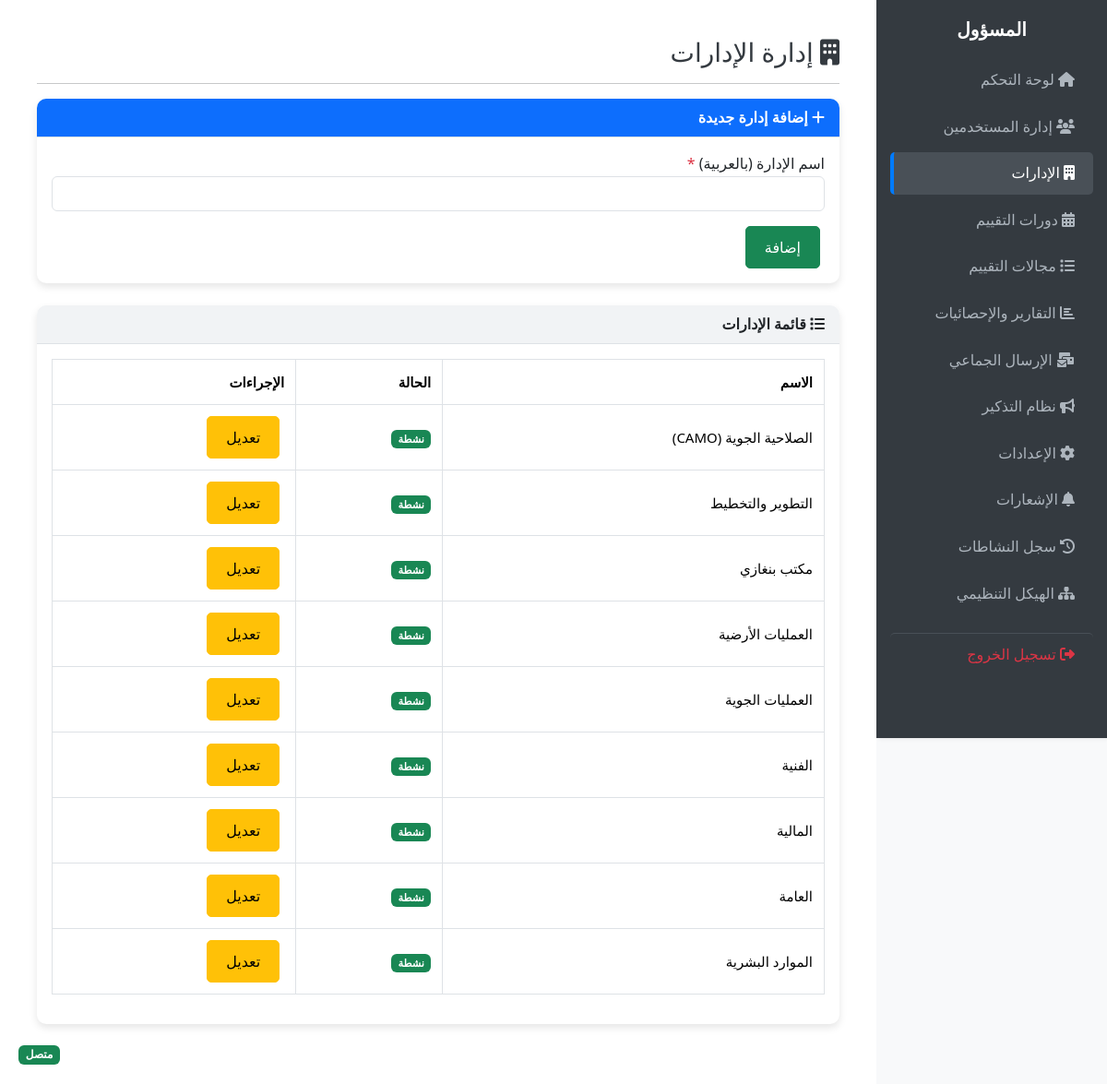
Page /public/admin/departments.php (signed in) on the committed database.
### tables this page shows
CREATE TABLE `departments` (
  `id` int(10) UNSIGNED NOT NULL,
  `name_ar` varchar(150) NOT NULL COMMENT 'اسم الإدارة بالعربية',
  `name_en` varchar(150) DEFAULT NULL COMMENT 'اسم الإدارة بالإنجليزية',
  `status` enum('active','inactive') NOT NULL DEFAULT 'active' COMMENT 'الحالة',
  `created_at` timestamp NOT NULL DEFAULT current_timestamp()
);

### public/admin/departments.php (the view, shortened to what this page needs)
<?php
require_once '../../app/core/db.php';
$dept_to_edit = null;
$departments = $pdo->query("SELECT * FROM departments ORDER BY created_at DESC")->fetchAll();
?>
<!DOCTYPE html>
<html dir="rtl" lang="ar">
<head>
    <link href="https://cdn.jsdelivr.net/npm/bootstrap@5.3.2/dist/css/bootstrap.rtl.min.css" rel="stylesheet">
    <link rel="stylesheet" href="https://cdnjs.cloudflare.com/ajax/libs/font-awesome/6.4.0/css/all.min.css">
    <link rel="stylesheet" href="../assets/css/admin-dashboard.css">
</head>
<body class="admin-dashboard">
<?php
require_once '_sidebar_nav.php';
?>
<main class="admin-main-content">
    <h3><i class="fas fa-building"></i> إدارة الإدارات</h3>
    <hr>
    <div class="card mb-4">
        <div class="card-header bg-<?= $dept_to_edit ? 'warning' : 'primary' ?> text-white">
            <i class="fas fa-<?= $dept_to_edit ? 'edit' : 'plus' ?>"></i>
            <?= $dept_to_edit ? 'تعديل إدارة' : 'إضافة إدارة جديدة' ?>
        </div>
        <div class="card-body">
            <form method="POST">
                <div class="mb-3">
                    <label>اسم الإدارة (بالعربية) <span class="text-danger">*</span></label>
                    <input type="text" name="name_ar" class="form-control" value="<?= $dept_to_edit['name_ar'] ?? '' ?>" required>
                </div>
                <button type="submit" name="<?= $dept_to_edit ? 'edit_dept' : 'add_dept' ?>" class="btn btn-<?= $dept_to_edit ? 'warning' : 'success' ?>">
                    <?= $dept_to_edit ? 'حفظ التعديلات' : 'إضافة' ?>
                </button>
            </form>
        </div>
    </div>
    <div class="card">
        <div class="card-header">
            <i class="fas fa-list"></i> قائمة الإدارات
        </div>
        <div class="card-body">
            <div class="table-responsive">
                <table class="table table-bordered">
                    <thead><tr><th>الاسم</th><th>الحالة</th><th>الإجراءات</th></tr></thead>
                    <tbody>
                        <?php foreach ($departments as $d): ?>
                        <tr>
                            <td><?= htmlspecialchars($d['name_ar']) ?></td>
                            <td>
                                <span class="badge bg-<?= $d['status'] === 'active' ? 'success' : 'secondary' ?>">
                                    <?= $d['status'] === 'active' ? 'نشطة' : 'معطلة' ?>
                                </span>
                            </td>
                            <td>
                                <a href="?edit=<?= $d['id'] ?>" class="btn btn-sm btn-warning me-1">تعديل</a>
                            </td>
                        </tr>
                        <?php endforeach; ?>
                    </tbody>
                </table>
            </div>
        </div>
    </div>
</main>
<div id="internet-status">
    <span class="badge bg-success">متصل</span>
</div>
</body>
</html>

### public/assets/css/admin-dashboard.css (style rules this page uses)
body { font-family: 'Segoe UI', Tahoma, Geneva, Verdana, sans-serif; background-color: #f8f9fa; color: #212529; margin: 0; padding: 0; direction: rtl; }
.admin-dashboard { display: flex; min-height: 100vh; background-color: #f8f9fa; }
.admin-main-content { margin-right: 250px; padding: 20px; width: calc(100% - 250px); background: #fff; min-height: 100vh; overflow-x: hidden; }
h3, h4, h5 { color: #343a40; }
.card { margin-bottom: 20px; border: none; border-radius: 10px; box-shadow: 0 4px 8px rgba(0,0,0,0.1); }
.card-header { background: #f1f3f5; border-bottom: 1px solid #dee2e6; border-radius: 10px 10px 0 0 !important; font-weight: bold; }
.table { font-size: 14px; }
.table th, .table td { vertical-align: middle; padding: 12px; }
.btn { font-size: 14px; padding: 8px 16px; border-radius: 5px; transition: all 0.3s ease; }
.btn-sm { padding: 6px 12px; font-size: 12px; }
#internet-status { position: fixed; bottom: 20px; left: 20px; z-index: 1000; }
@media (min-width: 992px) { .admin-main-content { padding: 30px; } }
@media (min-width: 992px) { .card { margin-bottom: 25px; } }
@media (min-width: 992px) { .table th, .table td { font-size: 15px; } }
@media (min-width: 992px) { .btn { font-size: 16px; padding: 10px 20px; } }
body { line-height: 1.6; }
[dir="rtl"] .card-header { text-align: right; }
[dir="rtl"] .table th, [dir="rtl"] .table td { text-align: right; }
[dir="rtl"] .btn { margin-right: 5px; }
* { box-sizing: border-box; -webkit-tap-highlight-color: transparent; }
@media screen and (min-width: 1024px) { .admin-main-content { padding: 40px; } }

### rows in the picture
departments: name_ar "الصلاحية الجوية (CAMO)", status "نشطة"
departments: name_ar "التطوير والتخطيط", status "نشطة"
departments: name_ar "مكتب بنغازي", status "نشطة"
departments: name_ar "العمليات الأرضية", status "نشطة"
departments: name_ar "العمليات الجوية", status "نشطة"
departments: name_ar "الفنية", status "نشطة"
departments: name_ar "المالية", status "نشطة"
departments: name_ar "العامة", status "نشطة"
departments: name_ar "الموارد البشرية", status "نشطة"
